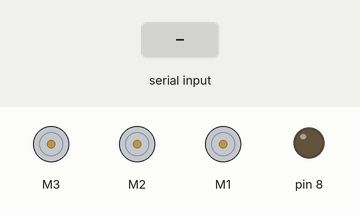
Bench run of a sketch on a simulated Arduino Uno, built with avr-gcc and run on an emulated ATmega328P. Parts: 3 × DC motor (green arrow = forward, orange = backward, longer = faster), output pins drawn as LEDs (lit = HIGH). Inputs (shaded band) come from the test bench. What the sketch prints to the serial monitor is not drawn.

Above: at 1.2 s.
1.3 s: "A" received over the second serial link
At 1.9 s:
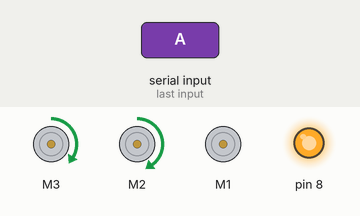
2.8 s: "B" received over the second serial link
At 4.0 s:
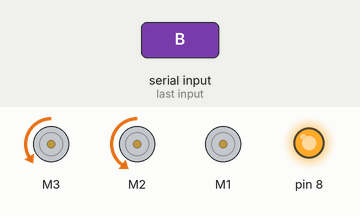
4.3 s: "C" received over the second serial link
At 5.3 s:
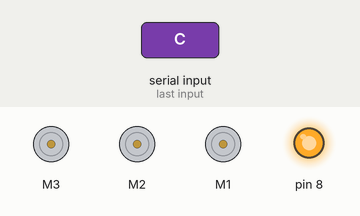
5.8 s: "D" received over the second serial link
At 6.5 s:
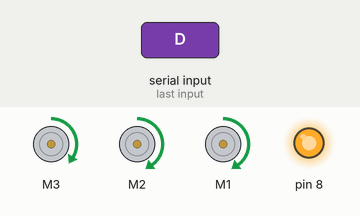
7.3 s: "E" received over the second serial link
At 7.7 s:
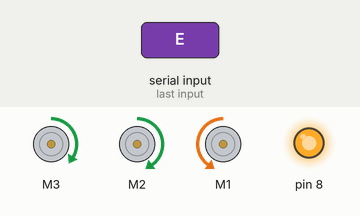
8.8 s: "F" received over the second serial link
At 10.0 s:
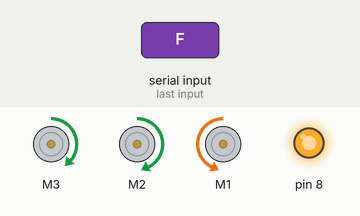
Timing chart, 0 to 11.3 s (numbered marks = the images above; inputs shaded):
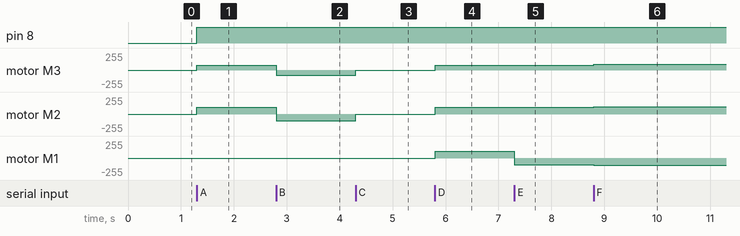

The sketch:

codigo_auto.ino
```cpp
/*
***Documentacion de Motor Shield Adafruit / documentacion / descarga
*https://learn.adafruit.com/adafruit-motor-shield-v2-for-arduino/library-reference
***Serial Comandos
*** A = Adelante / Avanza
*** B = Atras / Retrocede
*** C = Frenar / Stop
*** D = Izquierda / Avanza y gira a la izquierda
*** E = Derecha  / Avanza y gira a la derecha
*** F = Aumenta la velocidad solo con app movil
*** G = Disminuye la velocdad solo con app movil
*/


#include <SoftwareSerial.h> // Libreria software Serial
#include <AFMotor.h> //Libreria para shield de motores
int vel = 100; //Velocidad 100 inicial

AF_DCMotor motor3(3);// Declaracion de motores
AF_DCMotor motor2(2);// Declaracion de motores
AF_DCMotor motor1(1);// Declaracion de motores
SoftwareSerial bluetooth (2, 13);// Rx & Tx
char lectura;//Lectura del bluetooth

void setup() {
  Serial.begin(9600); //Monitor Serial Debug mensajes del bluetooth
  pinMode(8, OUTPUT);
  bluetooth.begin (9600); //Inicia el bluetooth
  motor3.run(RELEASE);// Reset motor
  motor2.run(RELEASE);// Reset motor
  motor1.run(RELEASE);// Reset motor
}
void loop()
{
  //********Velocidad de los motores**********
  motor1.setSpeed(vel);//Set speed desde la variable vel
  motor2.setSpeed(vel);//Set speed desde la variable vel
  motor3.setSpeed(vel - 25);//Set speed desde la variable vel / este motor es de menor potencia por lo tanto le reste 25
  //********Limites de velocidad**********
  if (vel >= 225)// Maxima velocidad
  {
    vel = 100;// Restablece velocidad
  }
  if (vel <= 50)// Minima velocidad
  {
    vel = 100;// Restablece velocidad
  }
  //********Lectura del bluetooth**********
  Serial.println(lectura); // Imprime los datos desde el bluetooth
  if (bluetooth.available() > 0) { // Bluetooth disponible
    lectura = bluetooth.read();//Lectura toma los datos de la lectura del bluetooth

    if (lectura == 'A')// Auto avanza
    {
      digitalWrite(8, HIGH);
      motor3.run(FORWARD);//Motor avanza
      motor3.setSpeed(vel);
      motor2.run(FORWARD);//Motor adelante
    }
    if (lectura == 'B')// atras
    {
      motor3.run(BACKWARD);//Motor retrocede
      motor2.run(BACKWARD);//Motor retrocede
    }
    if (lectura == 'C')//STOP
    {
      motor3.run(RELEASE);//Motor se detiene
      motor2.run(RELEASE);//Motor se detiene
      motor1.run(RELEASE);//Motor se detiene
    }
    if (lectura == 'D')
    {
      motor3.run(FORWARD);//Motor Adelante
      motor2.run(FORWARD);//Motor Adelante
      motor1.run(FORWARD);//Motor Adelante y izquierda
    }
    if (lectura == 'E')
    {
      motor3.run(FORWARD);//Motor Adelante
      motor2.run(FORWARD);//Motor Adelante
      motor1.run(BACKWARD);//Motor Adelante y derecha
    }
    if (lectura == 'F') //Desde app aumenta velocidad
    {
      vel = vel + 10; //velocidad + 10
    }
    if (lectura == 'G') // Desde app disminuye velocidad
    {
      vel = vel - 10; // velocidad -10
    }
  }
}
```

Measured:
- after the input at 1.3 s, pin 8: LOW → HIGH at once; motor M3: stopped → forward 75/255 at once; motor M2: stopped → forward 100/255 at once
- after the input at 2.8 s, motor M3: forward 75/255 → backward 75/255 at once; motor M2: forward 100/255 → backward 100/255 at once
- after the input at 4.3 s, motor M3: backward 75/255 → stopped at once; motor M2: backward 100/255 → stopped at once
- after the input at 5.8 s, motor M3: stopped → forward 75/255 at once; motor M2, motor M1: stopped → forward 100/255 at once
- after the input at 7.3 s, motor M1: forward 100/255 → backward 100/255 at once
- after the input at 8.8 s, motor M3: forward 75/255 → forward 85/255 at once; motor M2: forward 100/255 → forward 110/255 at once; motor M1: backward 100/255 → backward 110/255 at once
